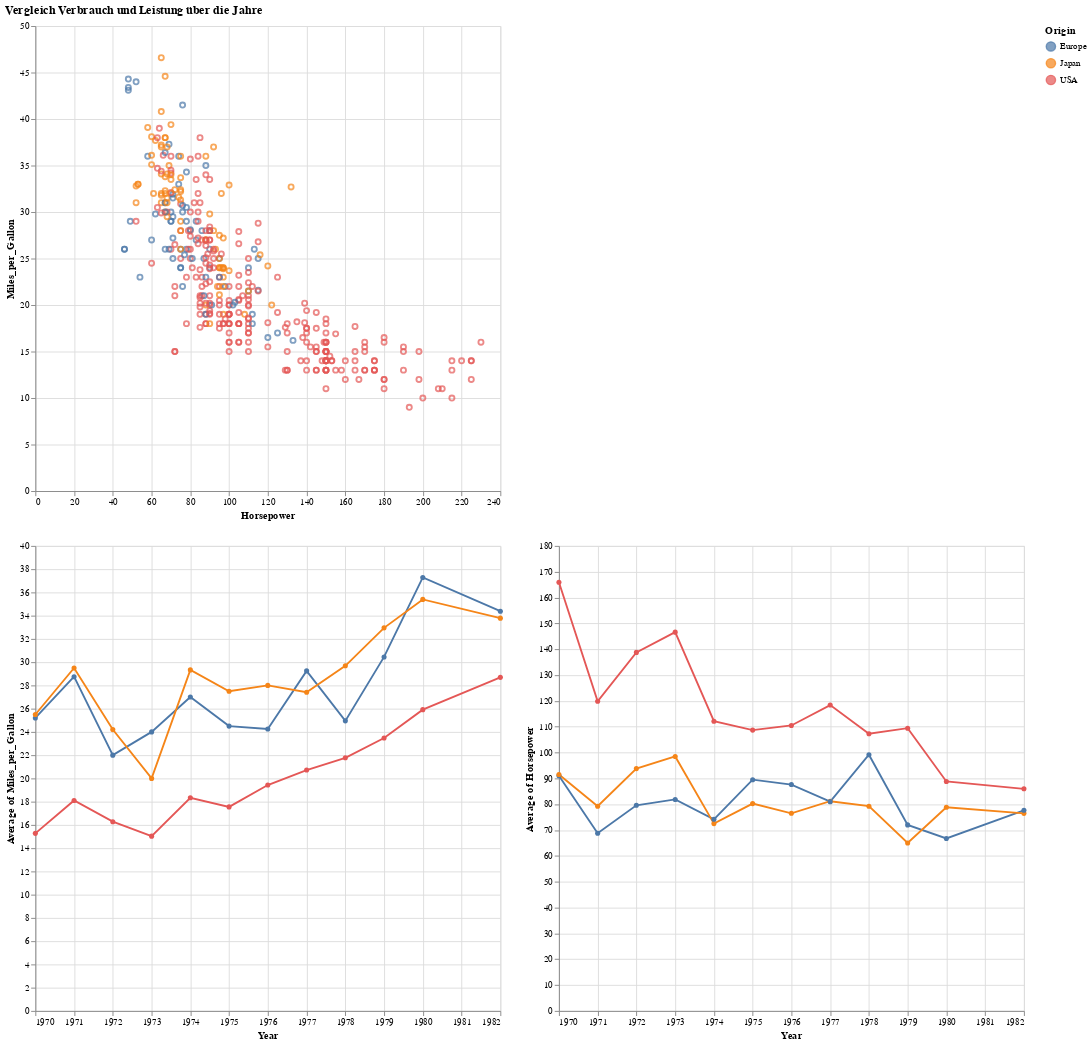

The notebook cell saved with this chart:
### Code cell
year_selection = alt.selection_interval(encodings=['x'])

mpg = alt.Chart(cars).mark_line().encode(
    alt.X('Year'),
    alt.Y('average(Miles_per_Gallon)'),
    color='Origin',
    tooltip=['average(Miles_per_Gallon)', 'Year'],
).properties(
    width=500,
    height=500
).add_params(
    year_selection
)

hp = alt.Chart(cars).mark_line().encode(
    alt.X('Year'),
    alt.Y('average(Horsepower)'),
    color='Origin',
    tooltip=['average(Horsepower)', 'Year'],
).properties(
    width=500,
    height=500
).add_params(
    year_selection
)

mpgps = alt.Chart(cars).mark_point().encode(
    x='Horsepower',
    y='Miles_per_Gallon',
    color=alt.condition(year_selection, 'Origin', alt.value('lightgray')),
    tooltip=['Name', 'Origin'],
).properties(
    width=500,
    height=500
)

chart = alt.vconcat(
    mpgps,
    (mpg + mpg.mark_circle()) | (hp + hp.mark_circle()),
    title="Vergleich Verbrauch und Leistung über die Jahre"
)

chart

### Figure 1 — Vega-Lite specification as saved in the notebook (floating-point values rounded to 4 significant figures; data arrays with more than 128 entries replaced by an {"elided": "..."} marker saying what was removed)
{"config": {"view": {"continuousWidth": 300, "continuousHeight": 300}}, "vconcat": [{"mark": {"type": "point"}, "encoding": {"color": {"condition": {"param": "param_1", "field": "Origin"}, "value": "lightgray"}, "tooltip": [{"field": "Name", "type": "nominal"}, {"field": "Origin", "type": "nominal"}], "x": {"field": "Horsepower", "type": "quantitative"}, "y": {"field": "Miles_per_Gallon", "type": "quantitative"}}, "height": 500, "width": 500}, {"hconcat": [{"layer": [{"mark": {"type": "line"}, "encoding": {"color": {"field": "Origin", "type": "nominal"}, "tooltip": [{"aggregate": "average", "field": "Miles_per_Gallon", "type": "quantitative"}, {"field": "Year", "type": "temporal"}], "x": {"field": "Year", "type": "temporal"}, "y": {"aggregate": "average", "field": "Miles_per_Gallon", "type": "quantitative"}}, "name": "view_1"}, {"mark": {"type": "circle"}, "encoding": {"color": {"field": "Origin", "type": "nominal"}, "tooltip": [{"aggregate": "average", "field": "Miles_per_Gallon", "type": "quantitative"}, {"field": "Year", "type": "temporal"}], "x": {"field": "Year", "type": "temporal"}, "y": {"aggregate": "average", "field": "Miles_per_Gallon", "type": "quantitative"}}}], "height": 500, "width": 500}, {"layer": [{"mark": {"type": "line"}, "encoding": {"color": {"field": "Origin", "type": "nominal"}, "tooltip": [{"aggregate": "average", "field": "Horsepower", "type": "quantitative"}, {"field": "Year", "type": "temporal"}], "x": {"field": "Year", "type": "temporal"}, "y": {"aggregate": "average", "field": "Horsepower", "type": "quantitative"}}, "name": "view_2"}, {"mark": {"type": "circle"}, "encoding": {"color": {"field": "Origin", "type": "nominal"}, "tooltip": [{"aggregate": "average", "field": "Horsepower", "type": "quantitative"}, {"field": "Year", "type": "temporal"}], "x": {"field": "Year", "type": "temporal"}, "y": {"aggregate": "average", "field": "Horsepower", "type": "quantitative"}}}], "height": 500, "width": 500}]}], "data": {"name": "data-1f3c482e8e5ca3ed756d558d656004a0"}, "params": [{"name": "param_1", "select": {"type": "interval", "encodings": ["x"]}, "views": ["view_1", "view_2"]}], "title": "Vergleich Verbrauch und Leistung über die Jahre", "$schema": "https://vega.github.io/schema/vega-lite/v5.20.1.json", "datasets": {"data-1f3c482e8e5ca3ed756d558d656004a0": {"elided": "406 records"}}}
